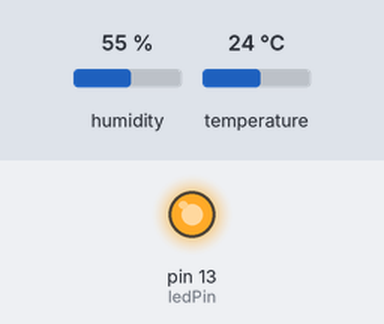
This sketch was run on a simulated Arduino Uno, built with avr-gcc and run on an emulated ATmega328P. Parts: output pins drawn as LEDs (lit = HIGH). The inputs (shaded band) are chosen by the test bench; at power-on: humidity 55 %, temperature 24 °C. What the sketch prints to the serial monitor is not drawn.

Above: at 0.5 s.
At 3.0 s:
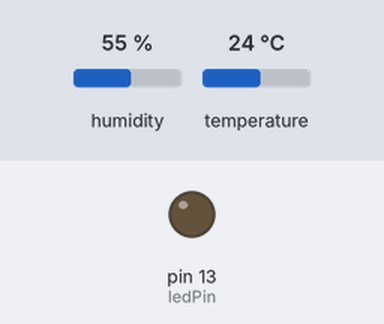
Timing chart, 0 to 6.5 s (numbered marks = the images above):
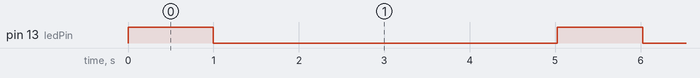

The sketch:

version_2.ino
```cpp
#include "dht.h"
#define dht_apin A0 // Analog Pin sensor is connected to
dht DHT;
//#define DHTPIN 8
//int trigPin=2;
//int echoPin=3;

const int ledPin  = 13; //  the LED pin

void  setup()
{
  Serial.begin(9600);
  pinMode(ledPin, OUTPUT);//led pin is a variable which is assigned to 13 pin of arduino
}
void  loop()
{

    Serial.println("Blink:");
    Blink();//calling Blink
    delay(1000);
    Serial.println("DHT Sensor:");
    temp();
    delay(1000);
}

//program for blinking an LED
void Blink()
{//  read  the button  state
  digitalWrite(ledPin,HIGH);
  delay(1000);
  digitalWrite(ledPin,LOW);
  delay(1000);
}


void temp()
{
   DHT.read11(dht_apin);

    Serial.print("Current humidity = ");
    Serial.print(DHT.humidity);
    Serial.print("%  ");
    Serial.print("temperature = ");
    Serial.print(DHT.temperature);
    Serial.println("C  ");

    delay(1000);//Wait 5 seconds before accessing sensor again.
}
```

Measured:
- by itself, pin 13 (ledPin): alternates HIGH for 1.0 s and LOW for 4.0 s
